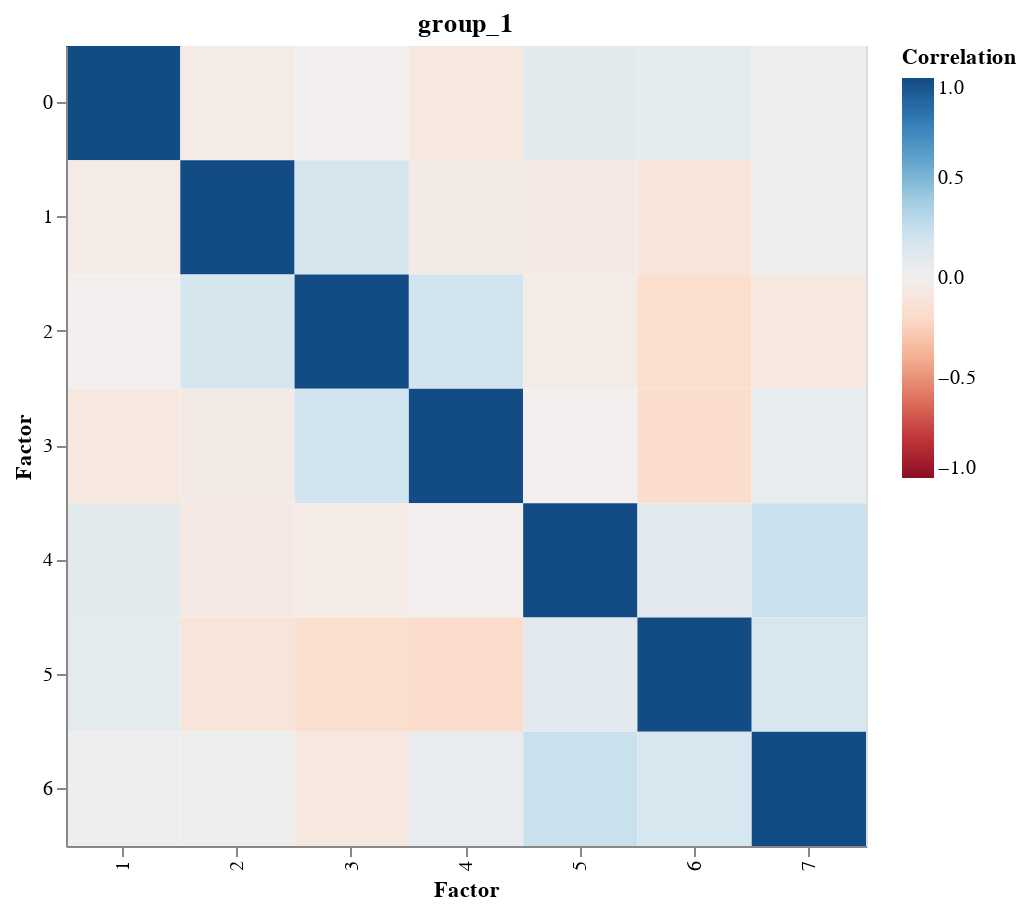

The notebook cell this image was saved under:
### Code cell
plot_factor_correlation(model)

### Figure 1 — Vega specification as saved in the notebook (floating-point values rounded to 4 significant figures)
{"$schema": "https://vega.github.io/schema/vega/v5.json", "data": [{"name": "source_0", "values": [{"Correlation": 1.0, "Factor1": 1, "Factor2": 0}, {"Correlation": -0.03764, "Factor1": 2, "Factor2": 0}, {"Correlation": -0.002308, "Factor1": 3, "Factor2": 0}, {"Correlation": -0.08362, "Factor1": 4, "Factor2": 0}, {"Correlation": 0.09092, "Factor1": 5, "Factor2": 0}, {"Correlation": 0.08597, "Factor1": 6, "Factor2": 0}, {"Correlation": 0.02582, "Factor1": 7, "Factor2": 0}, {"Correlation": -0.03764, "Factor1": 1, "Factor2": 1}, {"Correlation": 1.0, "Factor1": 2, "Factor2": 1}, {"Correlation": 0.1739, "Factor1": 3, "Factor2": 1}, {"Correlation": -0.04738, "Factor1": 4, "Factor2": 1}, {"Correlation": -0.055, "Factor1": 5, "Factor2": 1}, {"Correlation": -0.1031, "Factor1": 6, "Factor2": 1}, {"Correlation": 0.01651, "Factor1": 7, "Factor2": 1}, {"Correlation": -0.002308, "Factor1": 1, "Factor2": 2}, {"Correlation": 0.1739, "Factor1": 2, "Factor2": 2}, {"Correlation": 1.0, "Factor1": 3, "Factor2": 2}, {"Correlation": 0.2049, "Factor1": 4, "Factor2": 2}, {"Correlation": -0.03936, "Factor1": 5, "Factor2": 2}, {"Correlation": -0.1712, "Factor1": 6, "Factor2": 2}, {"Correlation": -0.07866, "Factor1": 7, "Factor2": 2}, {"Correlation": -0.08362, "Factor1": 1, "Factor2": 3}, {"Correlation": -0.04738, "Factor1": 2, "Factor2": 3}, {"Correlation": 0.2049, "Factor1": 3, "Factor2": 3}, {"Correlation": 1.0, "Factor1": 4, "Factor2": 3}, {"Correlation": 0.001054, "Factor1": 5, "Factor2": 3}, {"Correlation": -0.1764, "Factor1": 6, "Factor2": 3}, {"Correlation": 0.0562, "Factor1": 7, "Factor2": 3}, {"Correlation": 0.09092, "Factor1": 1, "Factor2": 4}, {"Correlation": -0.055, "Factor1": 2, "Factor2": 4}, {"Correlation": -0.03936, "Factor1": 3, "Factor2": 4}, {"Correlation": 0.001054, "Factor1": 4, "Factor2": 4}, {"Correlation": 1.0, "Factor1": 5, "Factor2": 4}, {"Correlation": 0.1011, "Factor1": 6, "Factor2": 4}, {"Correlation": 0.2325, "Factor1": 7, "Factor2": 4}, {"Correlation": 0.08597, "Factor1": 1, "Factor2": 5}, {"Correlation": -0.1031, "Factor1": 2, "Factor2": 5}, {"Correlation": -0.1712, "Factor1": 3, "Factor2": 5}, {"Correlation": -0.1764, "Factor1": 4, "Factor2": 5}, {"Correlation": 0.1011, "Factor1": 5, "Factor2": 5}, {"Correlation": 1.0, "Factor1": 6, "Factor2": 5}, {"Correlation": 0.1683, "Factor1": 7, "Factor2": 5}, {"Correlation": 0.02582, "Factor1": 1, "Factor2": 6}, {"Correlation": 0.01651, "Factor1": 2, "Factor2": 6}, {"Correlation": -0.07866, "Factor1": 3, "Factor2": 6}, {"Correlation": 0.0562, "Factor1": 4, "Factor2": 6}, {"Correlation": 0.2325, "Factor1": 5, "Factor2": 6}, {"Correlation": 0.1683, "Factor1": 6, "Factor2": 6}, {"Correlation": 1.0, "Factor1": 7, "Factor2": 6}]}, {"name": "source_0_concat_0_x_domain_Factor1", "values": [{"Factor1": 1}, {"Factor1": 2}, {"Factor1": 3}, {"Factor1": 4}, {"Factor1": 5}, {"Factor1": 6}, {"Factor1": 7}]}, {"name": "source_0_concat_0_y_domain_Factor2", "values": [{"Factor2": 0}, {"Factor2": 1}, {"Factor2": 2}, {"Factor2": 3}, {"Factor2": 4}, {"Factor2": 5}, {"Factor2": 6}]}], "signals": [{"name": "childWidth", "value": 400}], "marks": [{"type": "group", "name": "concat_0_group", "encode": {"update": {"width": {"signal": "childWidth"}, "height": {"signal": "height"}}}, "marks": [{"type": "rect", "name": "concat_0_marks", "from": {"data": "source_0"}, "encode": {"update": {"x": {"field": "Factor1", "scale": "concat_0_x"}, "y": {"field": "Factor2", "scale": "concat_0_y"}, "width": {"signal": "max(0.25, bandwidth('concat_0_x'))"}, "tooltip": {"signal": "{\"Factor1\": format(datum[\"Factor1\"], \"\"), \"Factor2\": format(datum[\"Factor2\"], \"\"), \"Correlation\": format(datum[\"Correlation\"], \"\")}"}, "height": {"signal": "max(0.25, bandwidth('concat_0_y'))"}, "fill": {"field": "Correlation", "scale": "concat_0_color"}}}, "style": ["rect"]}], "axes": [{"scale": "concat_0_x", "labelAlign": "right", "title": "Factor", "grid": false, "zindex": 1, "orient": "bottom", "labelAngle": 270, "labelBaseline": "middle"}, {"scale": "concat_0_y", "zindex": 1, "orient": "left", "grid": false, "title": "Factor"}], "title": {"text": "group_1", "frame": "group"}, "legends": [{"fill": "concat_0_color", "gradientLength": {"signal": "clamp(height, 64, 200)"}, "title": "Correlation"}], "style": "cell"}], "scales": [{"name": "concat_0_x", "type": "band", "domain": {"data": "source_0_concat_0_x_domain_Factor1", "field": "Factor1", "sort": true}, "range": [0, {"signal": "childWidth"}], "paddingInner": 0, "paddingOuter": 0}, {"name": "concat_0_y", "type": "band", "domain": {"data": "source_0_concat_0_y_domain_Factor2", "field": "Factor2", "sort": true}, "range": [0, {"signal": "height"}], "paddingOuter": 0, "paddingInner": 0}, {"name": "concat_0_color", "type": "linear", "domain": [-1, 1], "range": {"scheme": "redblue"}, "interpolate": "hcl", "zero": true}], "height": 400, "layout": {"padding": 20, "bounds": "full", "align": "each"}, "padding": 5, "background": "white"}
